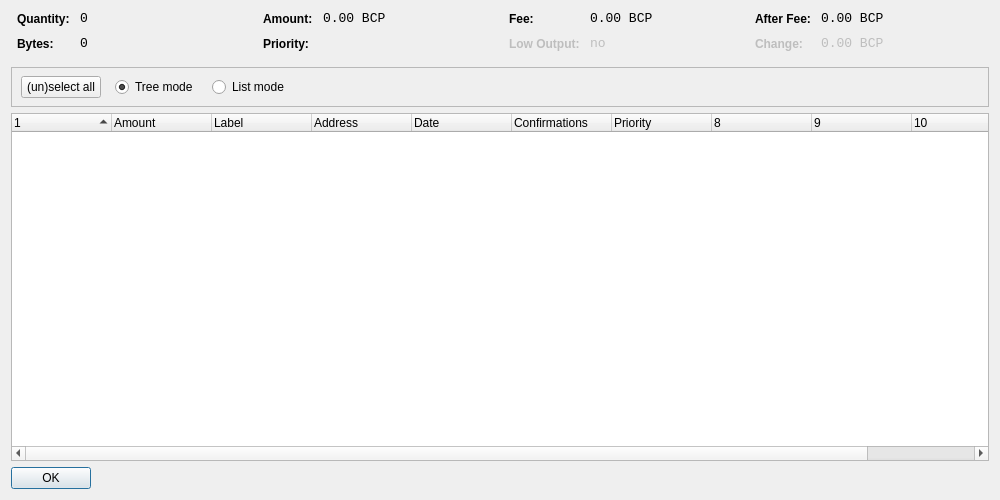
<?xml version="1.0" encoding="UTF-8"?>
<ui version="4.0">
 <class>CoinControlDialog</class>
 <widget class="QDialog" name="CoinControlDialog">
  <property name="geometry">
   <rect>
    <x>0</x>
    <y>0</y>
    <width>1000</width>
    <height>500</height>
   </rect>
  </property>
  <property name="windowTitle">
   <string>Coin Control</string>
  </property>
  <layout class="QVBoxLayout" name="verticalLayout">
   <item>
    <layout class="QHBoxLayout" name="horizontalLayoutTop" stretch="0,0,0,0">
     <property name="topMargin">
      <number>0</number>
     </property>
     <property name="bottomMargin">
      <number>10</number>
     </property>
     <item>
      <layout class="QFormLayout" name="formLayoutCoinControl1">
       <property name="horizontalSpacing">
        <number>10</number>
       </property>
       <property name="verticalSpacing">
        <number>10</number>
       </property>
       <property name="leftMargin">
        <number>6</number>
       </property>
       <property name="rightMargin">
        <number>6</number>
       </property>
       <item row="0" column="0">
        <widget class="QLabel" name="labelCoinControlQuantityText">
         <property name="styleSheet">
          <string notr="true">font-weight:bold;</string>
         </property>
         <property name="text">
          <string>Quantity:</string>
         </property>
        </widget>
       </item>
       <item row="0" column="1">
        <widget class="QLabel" name="labelCoinControlQuantity">
         <property name="font">
          <font>
           <family>Monospace</family>
           <pointsize>10</pointsize>
          </font>
         </property>
         <property name="cursor">
          <cursorShape>IBeamCursor</cursorShape>
         </property>
         <property name="contextMenuPolicy">
          <enum>Qt::ActionsContextMenu</enum>
         </property>
         <property name="text">
          <string notr="true">0</string>
         </property>
         <property name="textInteractionFlags">
          <set>Qt::LinksAccessibleByMouse|Qt::TextSelectableByKeyboard|Qt::TextSelectableByMouse</set>
         </property>
        </widget>
       </item>
       <item row="1" column="0">
        <widget class="QLabel" name="labelCoinControlBytesText">
         <property name="styleSheet">
          <string notr="true">font-weight:bold;</string>
         </property>
         <property name="text">
          <string>Bytes:</string>
         </property>
        </widget>
       </item>
       <item row="1" column="1">
        <widget class="QLabel" name="labelCoinControlBytes">
         <property name="font">
          <font>
           <family>Monospace</family>
           <pointsize>10</pointsize>
          </font>
         </property>
         <property name="cursor">
          <cursorShape>IBeamCursor</cursorShape>
         </property>
         <property name="contextMenuPolicy">
          <enum>Qt::ActionsContextMenu</enum>
         </property>
         <property name="text">
          <string notr="true">0</string>
         </property>
         <property name="textInteractionFlags">
          <set>Qt::LinksAccessibleByMouse|Qt::TextSelectableByKeyboard|Qt::TextSelectableByMouse</set>
         </property>
        </widget>
       </item>
      </layout>
     </item>
     <item>
      <layout class="QFormLayout" name="formLayoutCoinControl2">
       <property name="horizontalSpacing">
        <number>10</number>
       </property>
       <property name="verticalSpacing">
        <number>10</number>
       </property>
       <property name="leftMargin">
        <number>6</number>
       </property>
       <property name="rightMargin">
        <number>6</number>
       </property>
       <item row="0" column="0">
        <widget class="QLabel" name="labelCoinControlAmountText">
         <property name="styleSheet">
          <string notr="true">font-weight:bold;</string>
         </property>
         <property name="text">
          <string>Amount:</string>
         </property>
        </widget>
       </item>
       <item row="0" column="1">
        <widget class="QLabel" name="labelCoinControlAmount">
         <property name="font">
          <font>
           <family>Monospace</family>
           <pointsize>10</pointsize>
          </font>
         </property>
         <property name="cursor">
          <cursorShape>IBeamCursor</cursorShape>
         </property>
         <property name="contextMenuPolicy">
          <enum>Qt::ActionsContextMenu</enum>
         </property>
         <property name="text">
          <string notr="true">0.00 BCP</string>
         </property>
         <property name="textInteractionFlags">
          <set>Qt::LinksAccessibleByMouse|Qt::TextSelectableByKeyboard|Qt::TextSelectableByMouse</set>
         </property>
        </widget>
       </item>
       <item row="1" column="0">
        <widget class="QLabel" name="labelCoinControlPriorityText">
         <property name="styleSheet">
          <string notr="true">font-weight:bold;</string>
         </property>
         <property name="text">
          <string>Priority:</string>
         </property>
        </widget>
       </item>
       <item row="1" column="1">
        <widget class="QLabel" name="labelCoinControlPriority">
         <property name="font">
          <font>
           <family>Monospace</family>
           <pointsize>10</pointsize>
          </font>
         </property>
         <property name="cursor">
          <cursorShape>IBeamCursor</cursorShape>
         </property>
         <property name="contextMenuPolicy">
          <enum>Qt::ActionsContextMenu</enum>
         </property>
         <property name="text">
          <string/>
         </property>
         <property name="textInteractionFlags">
          <set>Qt::LinksAccessibleByMouse|Qt::TextSelectableByKeyboard|Qt::TextSelectableByMouse</set>
         </property>
        </widget>
       </item>
      </layout>
     </item>
     <item>
      <layout class="QFormLayout" name="formLayoutCoinControl3">
       <property name="horizontalSpacing">
        <number>10</number>
       </property>
       <property name="verticalSpacing">
        <number>10</number>
       </property>
       <property name="leftMargin">
        <number>6</number>
       </property>
       <property name="rightMargin">
        <number>6</number>
       </property>
       <item row="0" column="0">
        <widget class="QLabel" name="labelCoinControlFeeText">
         <property name="styleSheet">
          <string notr="true">font-weight:bold;</string>
         </property>
         <property name="text">
          <string>Fee:</string>
         </property>
        </widget>
       </item>
       <item row="0" column="1">
        <widget class="QLabel" name="labelCoinControlFee">
         <property name="font">
          <font>
           <family>Monospace</family>
           <pointsize>10</pointsize>
          </font>
         </property>
         <property name="cursor">
          <cursorShape>IBeamCursor</cursorShape>
         </property>
         <property name="contextMenuPolicy">
          <enum>Qt::ActionsContextMenu</enum>
         </property>
         <property name="text">
          <string notr="true">0.00 BCP</string>
         </property>
         <property name="textInteractionFlags">
          <set>Qt::LinksAccessibleByMouse|Qt::TextSelectableByKeyboard|Qt::TextSelectableByMouse</set>
         </property>
        </widget>
       </item>
       <item row="1" column="0">
        <widget class="QLabel" name="labelCoinControlLowOutputText">
         <property name="enabled">
          <bool>false</bool>
         </property>
         <property name="styleSheet">
          <string notr="true">font-weight:bold;</string>
         </property>
         <property name="text">
          <string>Low Output:</string>
         </property>
        </widget>
       </item>
       <item row="1" column="1">
        <widget class="QLabel" name="labelCoinControlLowOutput">
         <property name="enabled">
          <bool>false</bool>
         </property>
         <property name="font">
          <font>
           <family>Monospace</family>
           <pointsize>10</pointsize>
          </font>
         </property>
         <property name="cursor">
          <cursorShape>IBeamCursor</cursorShape>
         </property>
         <property name="contextMenuPolicy">
          <enum>Qt::ActionsContextMenu</enum>
         </property>
         <property name="text">
          <string notr="true">no</string>
         </property>
         <property name="textInteractionFlags">
          <set>Qt::LinksAccessibleByMouse|Qt::TextSelectableByKeyboard|Qt::TextSelectableByMouse</set>
         </property>
        </widget>
       </item>
      </layout>
     </item>
     <item>
      <layout class="QFormLayout" name="formLayoutCoinControl4">
       <property name="horizontalSpacing">
        <number>10</number>
       </property>
       <property name="verticalSpacing">
        <number>10</number>
       </property>
       <property name="leftMargin">
        <number>6</number>
       </property>
       <property name="rightMargin">
        <number>6</number>
       </property>
       <item row="0" column="0">
        <widget class="QLabel" name="labelCoinControlAfterFeeText">
         <property name="styleSheet">
          <string notr="true">font-weight:bold;</string>
         </property>
         <property name="text">
          <string>After Fee:</string>
         </property>
        </widget>
       </item>
       <item row="0" column="1">
        <widget class="QLabel" name="labelCoinControlAfterFee">
         <property name="font">
          <font>
           <family>Monospace</family>
           <pointsize>10</pointsize>
          </font>
         </property>
         <property name="cursor">
          <cursorShape>IBeamCursor</cursorShape>
         </property>
         <property name="contextMenuPolicy">
          <enum>Qt::ActionsContextMenu</enum>
         </property>
         <property name="text">
          <string notr="true">0.00 BCP</string>
         </property>
         <property name="textInteractionFlags">
          <set>Qt::LinksAccessibleByMouse|Qt::TextSelectableByKeyboard|Qt::TextSelectableByMouse</set>
         </property>
        </widget>
       </item>
       <item row="1" column="0">
        <widget class="QLabel" name="labelCoinControlChangeText">
         <property name="enabled">
          <bool>false</bool>
         </property>
         <property name="styleSheet">
          <string notr="true">font-weight:bold;</string>
         </property>
         <property name="text">
          <string>Change:</string>
         </property>
        </widget>
       </item>
       <item row="1" column="1">
        <widget class="QLabel" name="labelCoinControlChange">
         <property name="enabled">
          <bool>false</bool>
         </property>
         <property name="font">
          <font>
           <family>Monospace</family>
           <pointsize>10</pointsize>
          </font>
         </property>
         <property name="cursor">
          <cursorShape>IBeamCursor</cursorShape>
         </property>
         <property name="contextMenuPolicy">
          <enum>Qt::ActionsContextMenu</enum>
         </property>
         <property name="text">
          <string notr="true">0.00 BCP</string>
         </property>
         <property name="textInteractionFlags">
          <set>Qt::LinksAccessibleByMouse|Qt::TextSelectableByKeyboard|Qt::TextSelectableByMouse</set>
         </property>
        </widget>
       </item>
      </layout>
     </item>
    </layout>
   </item>
   <item>
    <widget class="QFrame" name="frame">
     <property name="minimumSize">
      <size>
       <width>0</width>
       <height>40</height>
      </size>
     </property>
     <property name="frameShape">
      <enum>QFrame::StyledPanel</enum>
     </property>
     <property name="frameShadow">
      <enum>QFrame::Sunken</enum>
     </property>
     <widget class="QWidget" name="horizontalLayoutWidget">
      <property name="geometry">
       <rect>
        <x>10</x>
        <y>0</y>
        <width>781</width>
        <height>41</height>
       </rect>
      </property>
      <layout class="QHBoxLayout" name="horizontalLayoutPanel" stretch="0,0,0,0,0">
       <property name="spacing">
        <number>14</number>
       </property>
       <item>
        <widget class="QPushButton" name="pushButtonSelectAll">
         <property name="sizePolicy">
          <sizepolicy hsizetype="Maximum" vsizetype="Fixed">
           <horstretch>0</horstretch>
           <verstretch>0</verstretch>
          </sizepolicy>
         </property>
         <property name="text">
          <string>(un)select all</string>
         </property>
        </widget>
       </item>
       <item>
        <widget class="QRadioButton" name="radioTreeMode">
         <property name="sizePolicy">
          <sizepolicy hsizetype="Maximum" vsizetype="Fixed">
           <horstretch>0</horstretch>
           <verstretch>0</verstretch>
          </sizepolicy>
         </property>
         <property name="text">
          <string>Tree mode</string>
         </property>
         <property name="checked">
          <bool>true</bool>
         </property>
        </widget>
       </item>
       <item>
        <widget class="QRadioButton" name="radioListMode">
         <property name="sizePolicy">
          <sizepolicy hsizetype="Maximum" vsizetype="Fixed">
           <horstretch>0</horstretch>
           <verstretch>0</verstretch>
          </sizepolicy>
         </property>
         <property name="text">
          <string>List mode</string>
         </property>
        </widget>
       </item>
       <item>
        <spacer name="horizontalSpacer">
         <property name="orientation">
          <enum>Qt::Horizontal</enum>
         </property>
         <property name="sizeHint" stdset="0">
          <size>
           <width>40</width>
           <height>20</height>
          </size>
         </property>
        </spacer>
       </item>
      </layout>
     </widget>
    </widget>
   </item>
   <item>
    <widget class="CoinControlTreeWidget" name="treeWidget">
     <property name="contextMenuPolicy">
      <enum>Qt::CustomContextMenu</enum>
     </property>
     <property name="sortingEnabled">
      <bool>false</bool>
     </property>
     <property name="columnCount">
      <number>11</number>
     </property>
     <attribute name="headerShowSortIndicator" stdset="0">
      <bool>true</bool>
     </attribute>
     <attribute name="headerStretchLastSection">
      <bool>false</bool>
     </attribute>
     <column>
      <property name="text">
       <string/>
      </property>
     </column>
     <column>
      <property name="text">
       <string>Amount</string>
      </property>
     </column>
     <column>
      <property name="text">
       <string>Label</string>
      </property>
     </column>
     <column>
      <property name="text">
       <string>Address</string>
      </property>
     </column>
     <column>
      <property name="text">
       <string>Date</string>
      </property>
     </column>
     <column>
      <property name="text">
       <string>Confirmations</string>
      </property>
      <property name="toolTip">
       <string>Confirmed</string>
      </property>
     </column>
     <column>
      <property name="text">
       <string>Priority</string>
      </property>
     </column>
     <column>
      <property name="text">
       <string/>
      </property>
     </column>
     <column>
      <property name="text">
       <string/>
      </property>
     </column>
     <column>
      <property name="text">
       <string/>
      </property>
     </column>
     <column>
      <property name="text">
       <string/>
      </property>
     </column>
    </widget>
   </item>
   <item>
    <widget class="QDialogButtonBox" name="buttonBox">
     <property name="sizePolicy">
      <sizepolicy hsizetype="Maximum" vsizetype="Fixed">
       <horstretch>0</horstretch>
       <verstretch>0</verstretch>
      </sizepolicy>
     </property>
     <property name="orientation">
      <enum>Qt::Horizontal</enum>
     </property>
     <property name="standardButtons">
      <set>QDialogButtonBox::Ok</set>
     </property>
    </widget>
   </item>
  </layout>
 </widget>
 <customwidgets>
  <customwidget>
   <class>CoinControlTreeWidget</class>
   <extends>QTreeWidget</extends>
   <header>coincontroltreewidget.h</header>
  </customwidget>
 </customwidgets>
 <resources/>
 <connections/>
</ui>
